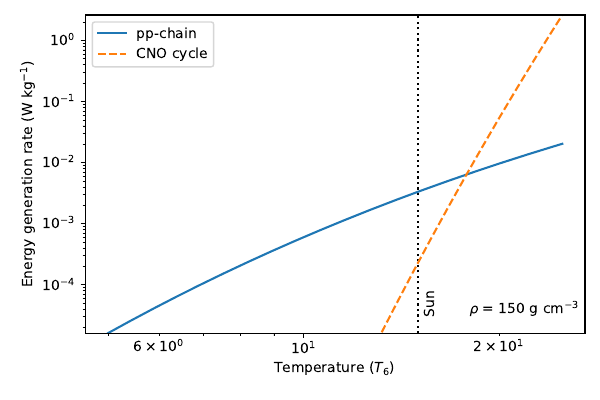

Here is the Python script that generated this plot:
"""Graph the energies that are gained in pp-chain and CNO cycle as functions
of the stellar temperature."""

from iniabu import inimf
from matplotlib import pyplot as plt
import numpy as np

RHO = 150000  # assume fixed density, good for Sun
H_ABU = inimf.ele["H"].abu_solar


def epsilon_pp(temp: float) -> float:
    """Calculate energy generation rate in W/kg (at fixed density) in pp-chain

    :param temp: Temperature (T6)
    :type temp: float

    :return: Energy generation rate in W/kg
    :rtype: float
    """
    eps = 0.241 * RHO * H_ABU ** 2 * temp ** (-2 / 3) * np.exp(-33.8 * temp ** (-1 / 3))
    return eps


def epsilon_cno(temp: float) -> float:
    """Calculate energy generation rate in W/kg (at fixed density) for CNO cycle

    :param temp: Temperature (T6)
    :type temp: float

    :return: Energy generation rate in W/kg
    :rtype: float
    """
    cno_abu = np.sum(inimf.ele[["C", "N", "O"]].abu_solar)
    eps = (
        8.67e20
        * RHO
        * H_ABU
        * cno_abu
        * temp ** (-2 / 3)
        * np.exp(-152.28 * temp ** (-1 / 3))
    )
    return eps


# PLOT
fig, ax = plt.subplots(1, 1)
fig.set_size_inches((6, 4))

# temperature in T6
dtemp = 0.1
temp = np.arange(5, 25 + dtemp, dtemp)

# epsilon over rho
eps_pp = epsilon_pp(temp)
eps_cno = epsilon_cno(temp)

ax.loglog(temp, eps_pp, label="pp-chain")
ax.loglog(temp, eps_cno, linestyle="dashed", label="CNO cycle")

# axes limits
ylims = np.min(eps_pp), np.max(eps_cno)
ax.set_ylim(ylims)

ax.set_xlabel("Temperature ($T_6$)")
ax.set_ylabel("Energy generation rate (W kg$^{-1}$)")

# vertical axes for Sun
ax.vlines(15, ylims[0], ylims[1], linestyle="dotted", color="k")
ax.text(1.02 * 15, 2 * ylims[0], "Sun", rotation=90)

# rho label:
ax.text(0.98 * ax.get_xlim()[1], 2 * ylims[0], "$\\rho$ = 150 g cm$^{-3}$", ha="right")

ax.legend()

fig.tight_layout()

# fig.show()
plt.savefig("energy_h_burning.pdf")
